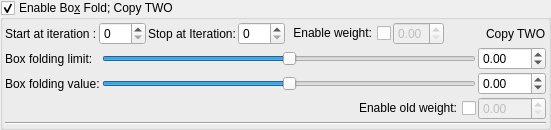
    <widget class="MyGroupBox" name="groupCheck_transform_box_fold2_enabled">
     <property name="title">
      <string>Enable Bo&amp;x Fold; Copy TWO</string>
     </property>
     <property name="checkable">
      <bool>true</bool>
     </property>
     <layout class="QVBoxLayout" name="verticalLayout_4" stretch="0,0,0">
      <property name="spacing">
       <number>2</number>
      </property>
      <property name="leftMargin">
       <number>2</number>
      </property>
      <property name="topMargin">
       <number>2</number>
      </property>
      <property name="rightMargin">
       <number>2</number>
      </property>
      <property name="bottomMargin">
       <number>2</number>
      </property>
      <item>
       <layout class="QGridLayout" name="gridLayout_14">
        <item row="0" column="0">
         <widget class="QLabel" name="label_14">
          <property name="text">
           <string>Start at iteration :</string>
          </property>
         </widget>
        </item>
        <item row="0" column="9">
         <widget class="QLabel" name="label_108">
          <property name="text">
           <string>Copy TWO</string>
          </property>
         </widget>
        </item>
        <item row="0" column="2">
         <widget class="QLabel" name="label_19">
          <property name="text">
           <string>Stop at Iteration:</string>
          </property>
         </widget>
        </item>
        <item row="0" column="7">
         <widget class="MyDoubleSpinBox" name="spinbox_transform_box_fold2_weight">
          <property name="enabled">
           <bool>false</bool>
          </property>
          <property name="sizePolicy">
           <sizepolicy hsizetype="Minimum" vsizetype="Maximum">
            <horstretch>0</horstretch>
            <verstretch>0</verstretch>
           </sizepolicy>
          </property>
          <property name="prefix">
           <string/>
          </property>
          <property name="suffix">
           <string/>
          </property>
          <property name="decimals">
           <number>2</number>
          </property>
          <property name="minimum">
           <double>0.000000000000000</double>
          </property>
          <property name="maximum">
           <double>1.000000000000000</double>
          </property>
          <property name="singleStep">
           <double>0.100000000000000</double>
          </property>
         </widget>
        </item>
        <item row="0" column="6">
         <widget class="QCheckBox" name="checkBox_transform_box_fold2_weight_enabled">
          <property name="layoutDirection">
           <enum>Qt::RightToLeft</enum>
          </property>
          <property name="text">
           <string>Enable weight:</string>
          </property>
         </widget>
        </item>
        <item row="0" column="1">
         <widget class="MySpinBox" name="spinboxInt_transform_box_fold2_start_iterations">
          <property name="sizePolicy">
           <sizepolicy hsizetype="Minimum" vsizetype="Maximum">
            <horstretch>0</horstretch>
            <verstretch>0</verstretch>
           </sizepolicy>
          </property>
          <property name="minimum">
           <number>0</number>
          </property>
          <property name="maximum">
           <number>250</number>
          </property>
          <property name="value">
           <number>0</number>
          </property>
         </widget>
        </item>
        <item row="0" column="4">
         <widget class="MySpinBox" name="spinboxInt_transform_box_fold2_stop_iterations">
          <property name="sizePolicy">
           <sizepolicy hsizetype="Minimum" vsizetype="Maximum">
            <horstretch>0</horstretch>
            <verstretch>0</verstretch>
           </sizepolicy>
          </property>
          <property name="maximum">
           <number>250</number>
          </property>
         </widget>
        </item>
        <item row="0" column="8">
         <spacer name="horizontalSpacer_20">
          <property name="orientation">
           <enum>Qt::Horizontal</enum>
          </property>
          <property name="sizeHint" stdset="0">
           <size>
            <width>40</width>
            <height>20</height>
           </size>
          </property>
         </spacer>
        </item>
       </layout>
      </item>
      <item>
       <layout class="QGridLayout" name="gridLayout_11">
        <property name="spacing">
         <number>2</number>
        </property>
        <item row="0" column="2">
         <widget class="MyDoubleSpinBox" name="spinbox_transform_box_fold2_folding_limit">
          <property name="sizePolicy">
           <sizepolicy hsizetype="Minimum" vsizetype="Maximum">
            <horstretch>0</horstretch>
            <verstretch>0</verstretch>
           </sizepolicy>
          </property>
          <property name="prefix">
           <string/>
          </property>
          <property name="suffix">
           <string/>
          </property>
          <property name="decimals">
           <number>2</number>
          </property>
          <property name="minimum">
           <double>-100.000000000000000</double>
          </property>
          <property name="maximum">
           <double>100.000000000000000</double>
          </property>
          <property name="singleStep">
           <double>0.100000000000000</double>
          </property>
         </widget>
        </item>
        <item row="0" column="0">
         <widget class="QLabel" name="label_12">
          <property name="text">
           <string>Box folding limit:</string>
          </property>
         </widget>
        </item>
        <item row="1" column="2">
         <widget class="MyDoubleSpinBox" name="spinbox_transform_box_fold2_folding_value">
          <property name="sizePolicy">
           <sizepolicy hsizetype="Minimum" vsizetype="Maximum">
            <horstretch>0</horstretch>
            <verstretch>0</verstretch>
           </sizepolicy>
          </property>
          <property name="prefix">
           <string/>
          </property>
          <property name="suffix">
           <string/>
          </property>
          <property name="decimals">
           <number>2</number>
          </property>
          <property name="minimum">
           <double>-100.000000000000000</double>
          </property>
          <property name="maximum">
           <double>100.000000000000000</double>
          </property>
          <property name="singleStep">
           <double>0.100000000000000</double>
          </property>
         </widget>
        </item>
        <item row="1" column="0">
         <widget class="QLabel" name="label_10">
          <property name="text">
           <string>Box folding value:</string>
          </property>
         </widget>
        </item>
        <item row="0" column="1">
         <widget class="QSlider" name="slider_transform_box_fold2_folding_limit">
          <property name="sizePolicy">
           <sizepolicy hsizetype="Expanding" vsizetype="Maximum">
            <horstretch>0</horstretch>
            <verstretch>0</verstretch>
           </sizepolicy>
          </property>
          <property name="minimum">
           <number>-10000</number>
          </property>
          <property name="maximum">
           <number>10000</number>
          </property>
          <property name="singleStep">
           <number>1</number>
          </property>
          <property name="orientation">
           <enum>Qt::Horizontal</enum>
          </property>
         </widget>
        </item>
        <item row="1" column="1">
         <widget class="QSlider" name="slider_transform_box_fold2_folding_value">
          <property name="sizePolicy">
           <sizepolicy hsizetype="Expanding" vsizetype="Maximum">
            <horstretch>0</horstretch>
            <verstretch>0</verstretch>
           </sizepolicy>
          </property>
          <property name="minimum">
           <number>-10000</number>
          </property>
          <property name="maximum">
           <number>10000</number>
          </property>
          <property name="singleStep">
           <number>1</number>
          </property>
          <property name="orientation">
           <enum>Qt::Horizontal</enum>
          </property>
         </widget>
        </item>
        <item row="2" column="2">
         <widget class="MyDoubleSpinBox" name="spinbox_transform_box_fold2_old_weight">
          <property name="enabled">
           <bool>false</bool>
          </property>
          <property name="sizePolicy">
           <sizepolicy hsizetype="Minimum" vsizetype="Maximum">
            <horstretch>0</horstretch>
            <verstretch>0</verstretch>
           </sizepolicy>
          </property>
          <property name="prefix">
           <string/>
          </property>
          <property name="suffix">
           <string/>
          </property>
          <property name="decimals">
           <number>2</number>
          </property>
          <property name="minimum">
           <double>0.000000000000000</double>
          </property>
          <property name="maximum">
           <double>2.000000000000000</double>
          </property>
          <property name="singleStep">
           <double>0.100000000000000</double>
          </property>
         </widget>
        </item>
        <item row="2" column="1">
         <widget class="QCheckBox" name="checkBox_transform_box_fold2_old_weight_enabled">
          <property name="layoutDirection">
           <enum>Qt::RightToLeft</enum>
          </property>
          <property name="text">
           <string>Enable old weight:</string>
          </property>
         </widget>
        </item>
       </layout>
      </item>
      <item>
       <widget class="Line" name="line">
        <property name="orientation">
         <enum>Qt::Horizontal</enum>
        </property>
       </widget>
      </item>
     </layout>
    </widget>
